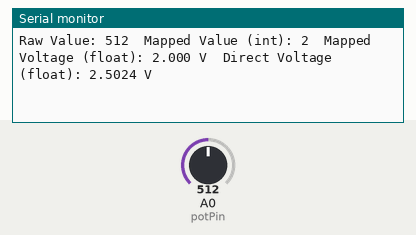
Simulated run of this sketch. Board: Arduino Uno, built with avr-gcc and run on an emulated ATmega328P. Parts: the last lines printed to the serial monitor. The inputs (shaded band) are chosen by the test bench; at power-on: A0 (potPin) = 512.

Above: at 2.8 s.
2.9 s: A0 (potPin) set to 988
At 3.7 s:
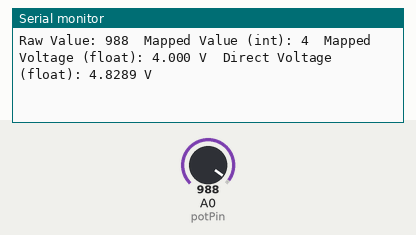
6.0 s: A0 (potPin) set to 1013
At 6.4 s:
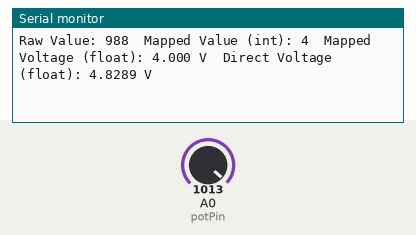
Timing chart, 0 to 9.0 s (numbered marks = the images above; inputs shaded):
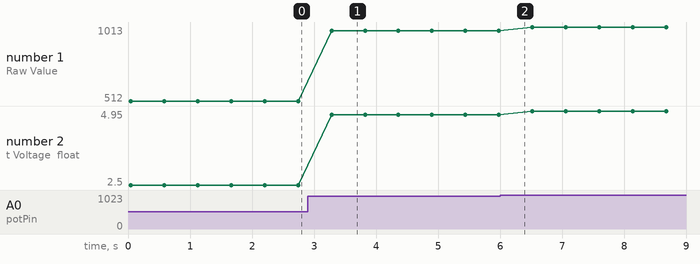

Measured:
- after the input at 2.9 s, the serial monitor: prints a new line after 0.38 s (image 1)
- plotted number 1: 512 → 988 after the input at 2.9 s, 988 → 1013 after the input at 6.0 s
- plotted number 2: 2.5 → 4.83 after the input at 2.9 s, 4.83 → 4.95 after the input at 6.0 s

The sketch:

potentiometer.ino
```cpp
const int potPin = A0;

int potValue = 0;
int mappedValue = 0;
float mappedVoltage = 0.0;
float voltage = 0.0;

void setup() {
  Serial.begin(9600);

  Serial.println("Potentiometer Reader");
  Serial.println("-------------------");
}

void loop() {
  potValue = analogRead(potPin);
  mappedValue = map(potValue, 0, 1023, 0, 5);
  mappedVoltage = (float)mappedValue;
  voltage = potValue * (5.0 / 1023.0);

  Serial.print("Raw Value: ");
  Serial.print(potValue);
  Serial.print("\t");

  Serial.print("Mapped Value (int): ");
  Serial.print(mappedValue);
  Serial.print("\t");

  Serial.print("Mapped Voltage (float): ");
  Serial.print(mappedVoltage, 3);
  Serial.print(" V");
  Serial.print("\t");

  Serial.print("Direct Voltage (float): ");
  Serial.print(voltage, 4);
  Serial.println(" V");

  delay(500);
}
```
